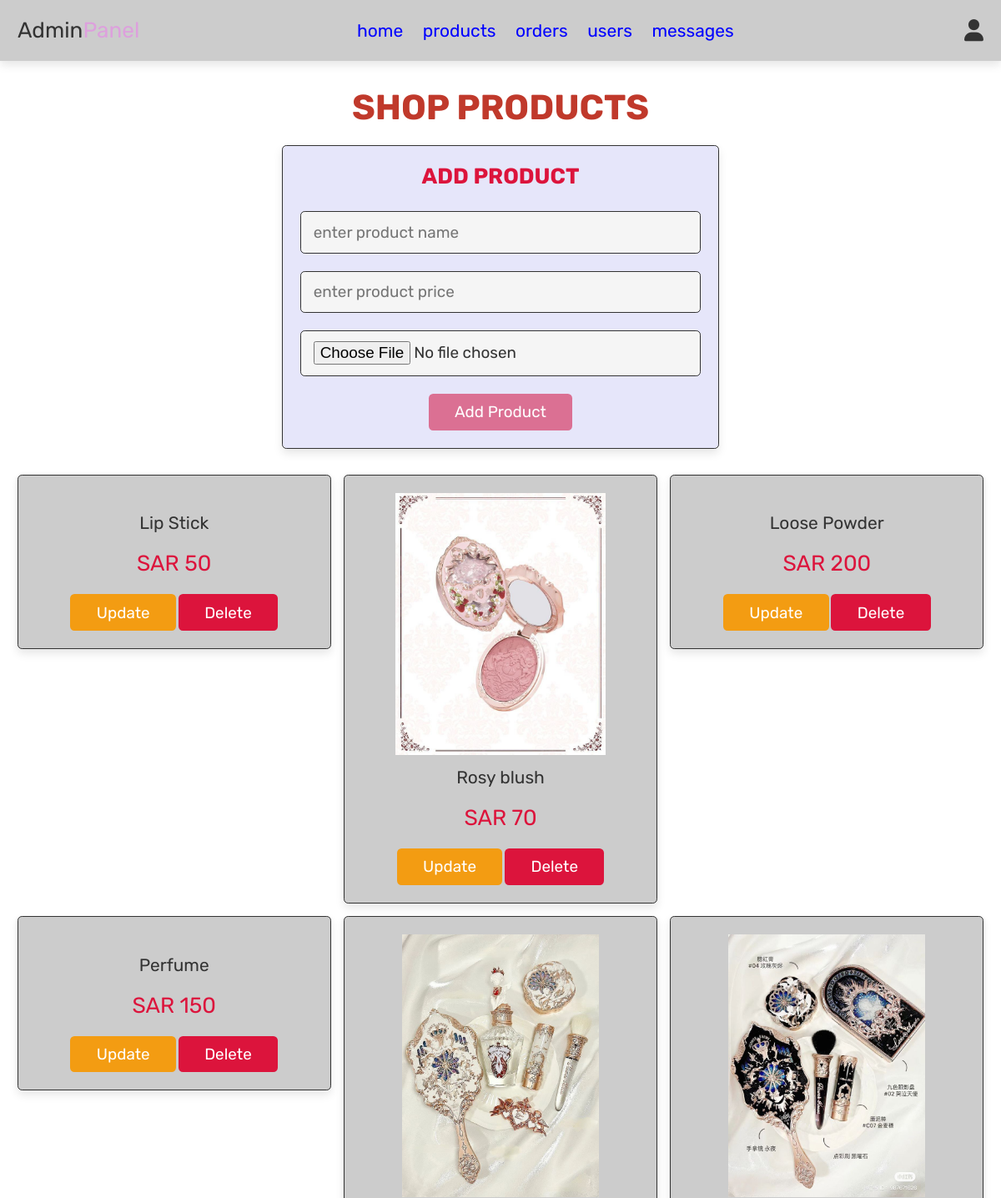
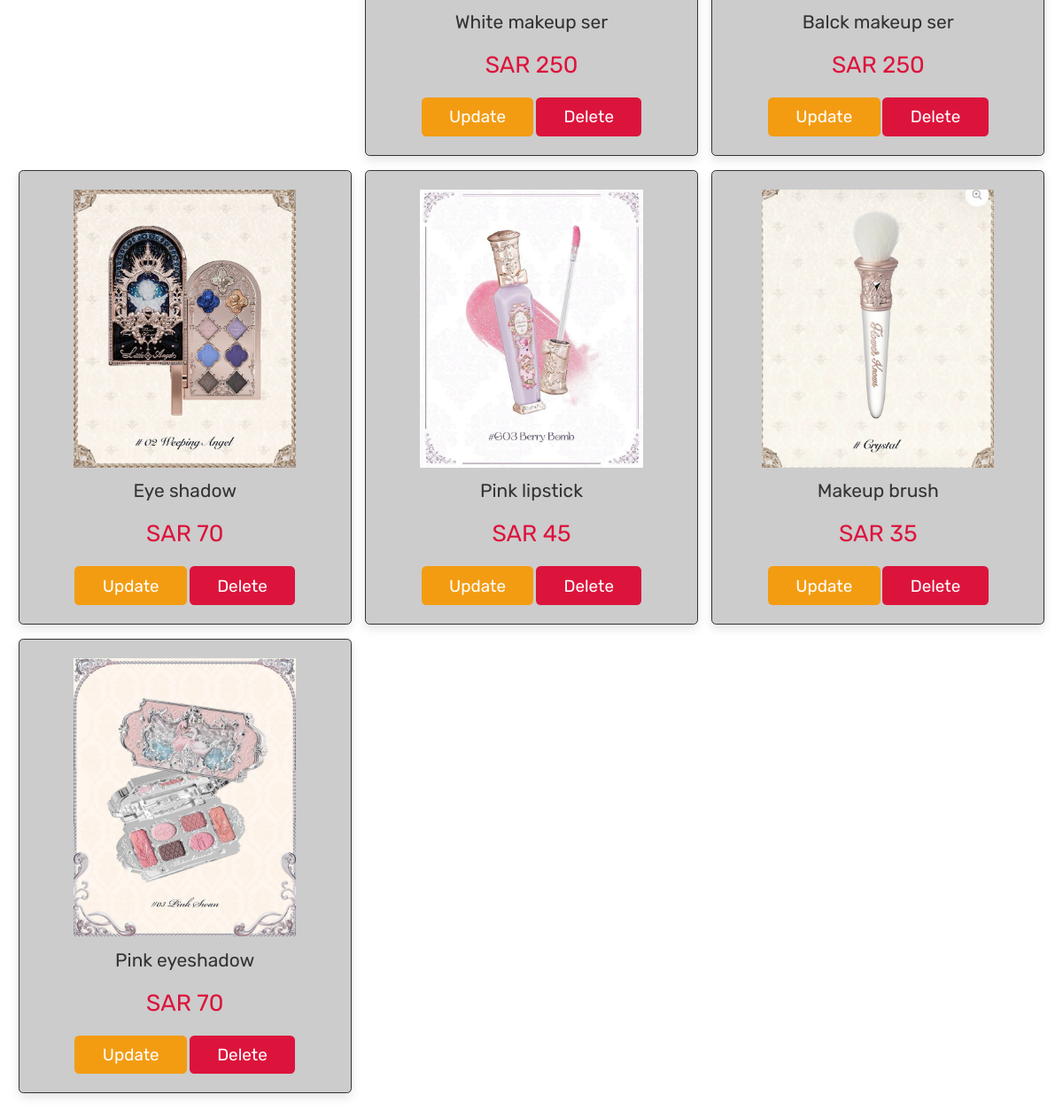
Page /admin_products.php (signed in) on the committed database (2 pictures, top to bottom).
### tables this page shows
CREATE TABLE `products` (
  `id` int(100) NOT NULL,
  `name` varchar(100) NOT NULL,
  `price` int(100) NOT NULL,
  `image` varchar(100) NOT NULL
);

### config.php (called while the page is built, shortened)
<?php
$version= time();
?>

### admin_products.php (the view, shortened to what this page needs)
<?php
include 'config.php';
?>
<!DOCTYPE html>
<html lang="en">
<head>
   <link rel="stylesheet" href="https://cdnjs.cloudflare.com/ajax/libs/font-awesome/6.0.0/css/all.min.css">
   <link rel="stylesheet" href="css/admin_style.css?v=<?=$version?>">
</head>
<body>
<?php include 'admin_header.php'; ?>
<section class="add-products">
   <h1 class="title">shop products</h1>
   <form action="" method="post" enctype="multipart/form-data">
      <h3>add product</h3>
      <input type="text" name="name" class="box" placeholder="enter product name" required>
      <input type="number" min ="0" name="price" class="box" placeholder="enter product price" required>
      <input type="file" name ="image" accept="image/jpg, image/jpeg, image/png" class="box" required>
      <input type="submit" value="add product" name="add_product" class="btn">
   </form>
</section>
<section class="show-products">
   <div class="box-container">
      <?php
         $select_products = mysqli_query($conn, "SELECT * FROM `products`") or die('query failed');
         if(mysqli_num_rows($select_products) > 0){
            while($fetch_products = mysqli_fetch_assoc($select_products)){
      ?>
      <div class="box">
         <img src="uploaded_img/<?php echo $fetch_products['image']; ?>" alt="">
         <div class="name"><?php echo $fetch_products['name']; ?></div>
         <div class="price">SAR <?php echo $fetch_products['price']; ?></div>
         <a href="admin_products.php?update=<?php echo $fetch_products['id']; ?>" class="option-btn">update</a>
         <a href="admin_products.php?delete=<?php echo $fetch_products['id']; ?>" class="delete-btn" onclick="return confirm('delete this product?');">delete</a>
      </div>
      <?php
         }
      }else{
         echo '<p class="empty">no products added yet!</p>';
      }
      ?>
   </div>
</section>
</body>
</html>

### admin_header.php (shortened to what this page needs)
<header class= "header">
    <div class="flex">
        <a href="admin_page.php" class="logo">Admin<span>Panel</span></a>
    <nav class="navbar">
        <a href="admin_page.php">home</a>
        <a href="admin_products.php">products</a>
        <a href="admin_orders.php">orders</a>
        <a href="admin_users.php">users</a>
        <a href="admin_contacts.php">messages</a>
        </nav>
    <div class="icons">
        <div id="user-btn" class="fas fa-user"></div>
        </div>
    </div>
</header>

### css/admin_style.css (style rules this page uses)
:root { --pulm:#DDA0DD; --salmon:#fa8072; --cadetblue:#5f9ea0; --red:#c0392b; --crimson:#dc143c; --orange:#f39c12; --black:#333; --lavender:#e6e6fa; --blue:#0000FF; --palevioletred:#DB7093; --white:#fff; --light-color:#666; --light-white:#ccc; --light-bg:#f5f5f5; --border:.1rem solid var(--black); --main-color: hotpink; --box-shadow:0 .5rem 1rem rgba(0,0,0,.1); }
* { font-family: 'Rubik', sans-serif; margin:0; padding:0; box-sizing: border-box; outline: none; border:none; text-decoration: none; transition:all .2s linear; }
html { font-size: 65.5%; overflow-x: hidden; }
body { background-image: url(../images/a.jpg); }
section { padding:3rem 2rem; }
.title { text-align: center; margin-bottom: 2rem; text-transform: uppercase; color:var(--red); font-size: 4rem; }
.btn, .option-btn, .delete-btn, .white-btn { display: inline-block; margin-top: 1rem; padding:1rem 3rem; cursor: pointer; color:var(--white); font-size: 1.8rem; border-radius: .5rem; text-transform: capitalize; }
.white-btn, .btn { background-color: var(--palevioletred); }
.option-btn { background-color: var(--orange); }
.delete-btn { background-color: var(--crimson); }
.header { position: sticky; top:0; left:0; right:0; z-index: 1000; background-color: var(--light-white); box-shadow: var(--box-shadow); }
.header .flex { display: flex; align-items: center; padding:2rem; justify-content: space-between; position: relative; max-width: 1200px; margin:0 auto; }
.header .flex .logo { font-size: 2.5rem; color:var(--black); }
.header .flex .logo span { color:var(--pulm); }
.header .flex .navbar a { margin:0 1rem; font-size: 2rem; color:var(--blue); }
.header .flex .icons div { margin-left: 1.5rem; font-size: 2.5rem; cursor: pointer; color:var(--black); }
.add-products form { background-color: var(--lavender); border-radius: .5rem; padding:2rem; text-align: center; box-shadow: var(--box-shadow); border:var(--border); max-width: 50rem; margin:0 auto; }
.add-products form h3 { font-size: 2.5rem; text-transform: uppercase; color:var(--crimson); margin-bottom: 1.5rem; }
.add-products form .box { width: 100%; background-color: var(--light-bg); border-radius: .5rem; margin:1rem 0; padding:1.2rem 1.4rem; color:var(--black); font-size: 1.8rem; border:var(--border); }
.show-products .box-container { display: grid; grid-template-columns: repeat(auto-fit, minmax(30rem,1fr)); justify-content: center; gap:1.5rem; max-width: 1200px; margin:0 auto; align-items: flex-start; }
.show-products { padding-top: 0; }
.show-products .box-container .box { text-align: center; padding:2rem; border-radius: .5rem; border:var(--border); box-shadow: var(--box-shadow); background-color: var(--light-white); }
.show-products .box-container .box img { height: 30rem; }
.show-products .box-container .box .name { padding:1rem 0; font-size: 2rem; color:var(--black); }
.show-products .box-container .box .price { padding:1rem 0; font-size: 2.5rem; color:var(--crimson); }

### rows in the picture
products: name "Lip Stick", price "50"
products: image (picture), name "Rosy blush", price "70"
products: name "Loose Powder", price "200"
products: name "Perfume", price "150"
products: image (picture), name "White makeup ser", price "250"
products: image (picture), name "Balck makeup ser", price "250"
products: image (picture), name "Eye shadow", price "70"
products: image (picture), name "Pink lipstick", price "45"
products: image (picture), name "Makeup brush", price "35"
products: image (picture), name "Pink eyeshadow", price "70"
